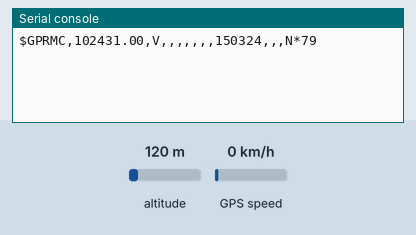
A program run on a simulated pyboard running MicroPython. On the bench: the last lines printed to the serial console. Inputs (shaded band) come from the test bench; at power-on: altitude 120 m, GPS speed 0 km/h. The GPS gets a fix after 3 s at 37.7749, -122.4194 with 8 satellites.

Above: at 1.2 s.
1.3 s: altitude set to 20 m
At 2.0 s:
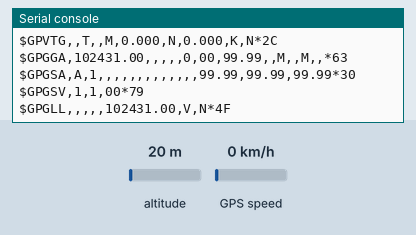
2.9 s: GPS speed set to 30 km/h
At 3.12 s:
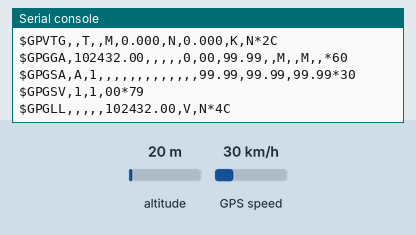
4.9 s: altitude set to 250 m
At 5.98 s:
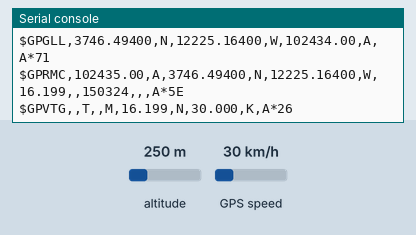
7.1 s: GPS speed set to 2 km/h
At 7.39 s:
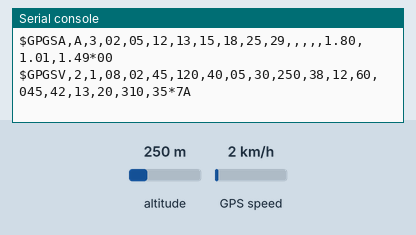
9.4 s: altitude set to 500 m
At 10.21 s:
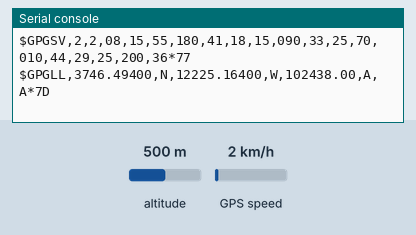
12.6 s: GPS speed set to 60 km/h
At 13.44 s:
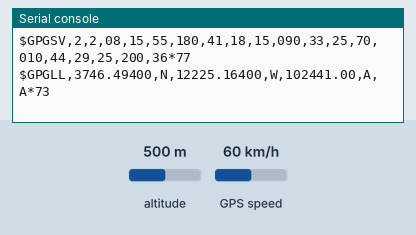
Timing chart, 0 to 15.6 s (numbered marks = the images above; inputs shaded):
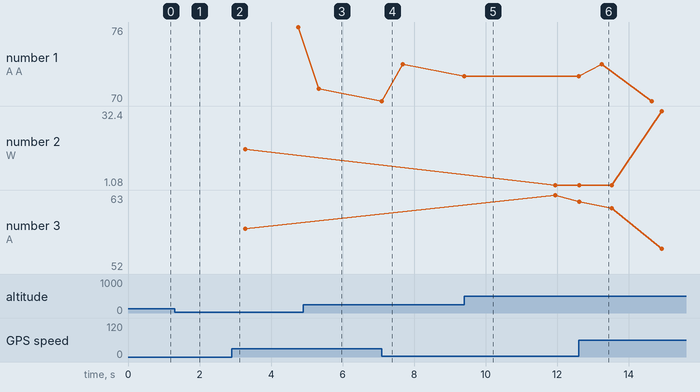

The program:

uart_test.py
```python
from pyb import UART

# Setup the connection to your GPS here
# This example uses UART 3 with RX on pin Y10
# Baudrate is 9600bps, with the standard 8 bits, 1 stop bit, no parity
uart = UART(3, 9600)

# Basic UART --> terminal printer, use to test your GPS module
while True:
    if uart.any():
        print(chr(uart.readchar()), end='')
```

Measured:
- after the input at 9.4 s, the serial console: prints a new line at once (image 5)
- after the input at 12.6 s, the serial console: prints a new line at once (image 6)
- plotted number 2: 1.08 → 32.4 after the input at 12.6 s
- plotted number 3: 63 → 53 after the input at 12.6 s
